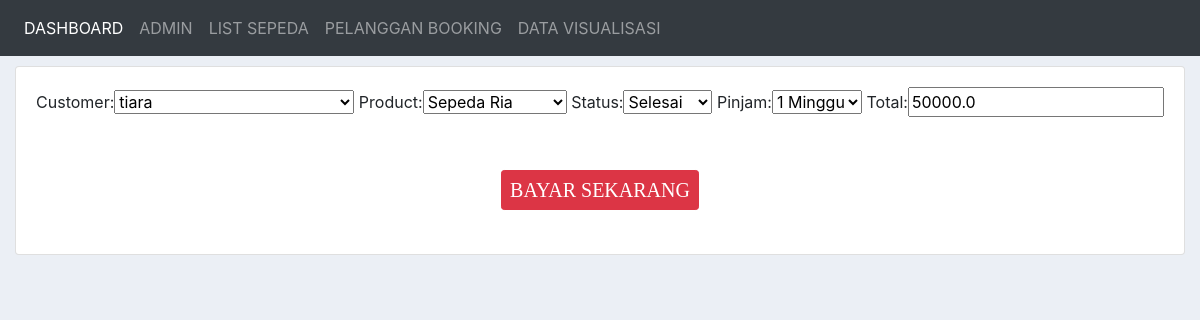
The page /nota/11/ on the database its author committed.
### accounts/models.py (models this page shows, shortened)
class Order(models.Model):
	STATUS = (
			('Booking', 'Booking'),
			('Pinjam', 'Pinjam'),
			('Selesai', 'Selesai')
			)
	PINJAM = (
		('1 Hari', '1 Hari'),
		('1 Minggu', '1 Minggu'),
		('1 Bulan', '1 Bulan')
	)
	customer = models.ForeignKey(Customer, null=True, on_delete= models.SET_NULL)
	product = models.ForeignKey(Product, null=True, on_delete= models.SET_NULL)
	date_created = models.DateTimeField(auto_now_add=True, null=True)
	status = models.CharField(max_length=200, null=True, choices=STATUS)
	pinjam = models.CharField(max_length=200, null=True, choices=PINJAM)
	total = models.FloatField(max_length=200, null=True)

### accounts/views.py (the view)
# urls.py: path('nota/<str:pk>/', views.nota, name="nota"),
def nota(request, pk):
	cus = Order.objects.get(id=pk)
	form = NotaForm(instance=cus)
	if request.method == 'POST':
		form = NotaForm(request.POST, instance=cus)
		if form.is_valid():
			form.save()
			return redirect('/')
	context = {'form':form}
	return render(request, 'accounts/nota.html', context)

### accounts/forms.py
class NotaForm(ModelForm):
	class Meta:
		model = Order
		fields = '__all__'

### accounts/models.py (called while the page is built)
	def __str__(self):
		return self.name

	def __str__(self):
		return self.name

### accounts/templates/accounts/nota.html (shortened to what this page needs)
{%  extends 'accounts/main.html' %}
{% load static %}
{% block content %}
<div class="row">
	<div class="col-md-12">
		<div class="card card-body" style="margin-top:10px">
			<center><form action="" method="POST">
				{{form}}
                <br>
                <br>
                <br>
				<center><input class="btn btn-sm btn-danger" type="submit" name="Submit" value="BAYAR SEKARANG" style="font-family:Times New Roman; color:white; font-size:20px" ></a></center>
			</form>
            <br>
		</div>
	</div>
</div>
{% endblock %}

### static/css/main.css (style rules this page uses)
body { background-color: #ebeff5; }

### rows shown on the page
Order: customer "tiara", product "Sepeda Ria", status "Selesai", pinjam "1 Minggu", total "50000.0"
